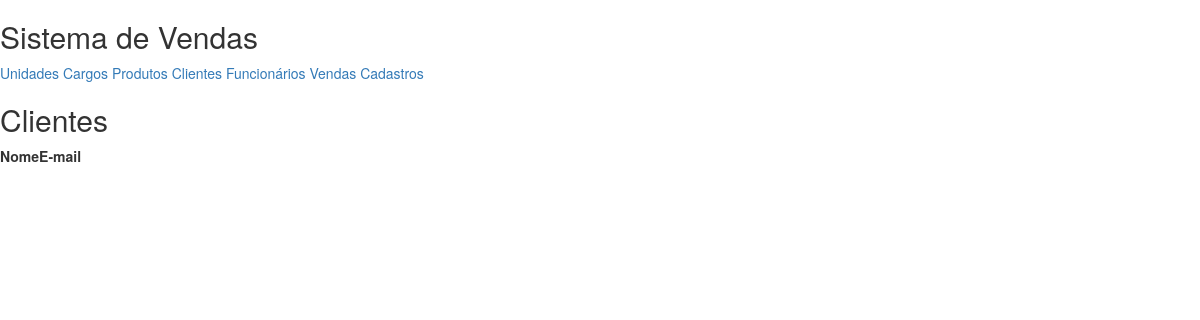
Before: /appvendas/clientes/ with the older database file.
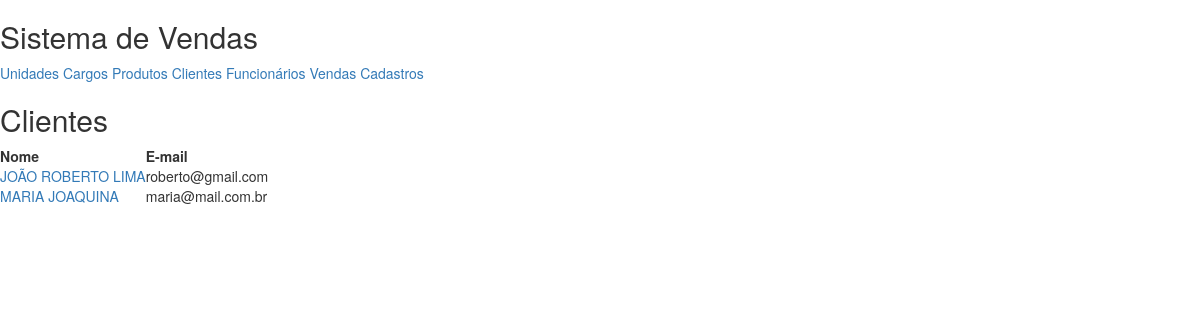
After: the same page with the newer database file.
### appvendas/models.py (models this page shows, shortened)
class Pessoa(models.Model):
    nome=models.CharField("Nome",max_length=255)
    email=models.EmailField("E-Mail",max_length=200)
    telefone=models.CharField("Telefone",max_length=20)

class Cliente(Pessoa):
    endereco=models.CharField("Endereço",max_length=255)

class Pessoa(models.Model):
    nome=models.CharField("Nome",max_length=255)
    email=models.EmailField("E-Mail",max_length=200)
    telefone=models.CharField("Telefone",max_length=20)

### appvendas/views.py (the view)
def listarclientes(request):
    clientes=Cliente.objects.all().order_by('nome')
    lista={'clientes':clientes}
    return render(request,'clientes.html',lista)

### templates/clientes.html
{% extends 'base.html' %}
{% block conteudo %}
    <h2>Clientes</h2>
<table>
  <tr>
    <th>Nome</th>
    <th>E-mail</th>
  </tr>
    {% for cliente in clientes %}
        <tr>
            <td><a href="{% url 'exibircliente' cliente.id %}"> {{ cliente.nome | upper }}</a></td>
            <td>{{ cliente.email }}</td>
        </tr>
    {% endfor %}
</table>
{% endblock %}

Changed rows visible on the page:
added Cliente: nome "JOÃO ROBERTO LIMA", email "roberto@gmail.com"
added Cliente: nome "MARIA JOAQUINA", email "maria@mail.com.br"
